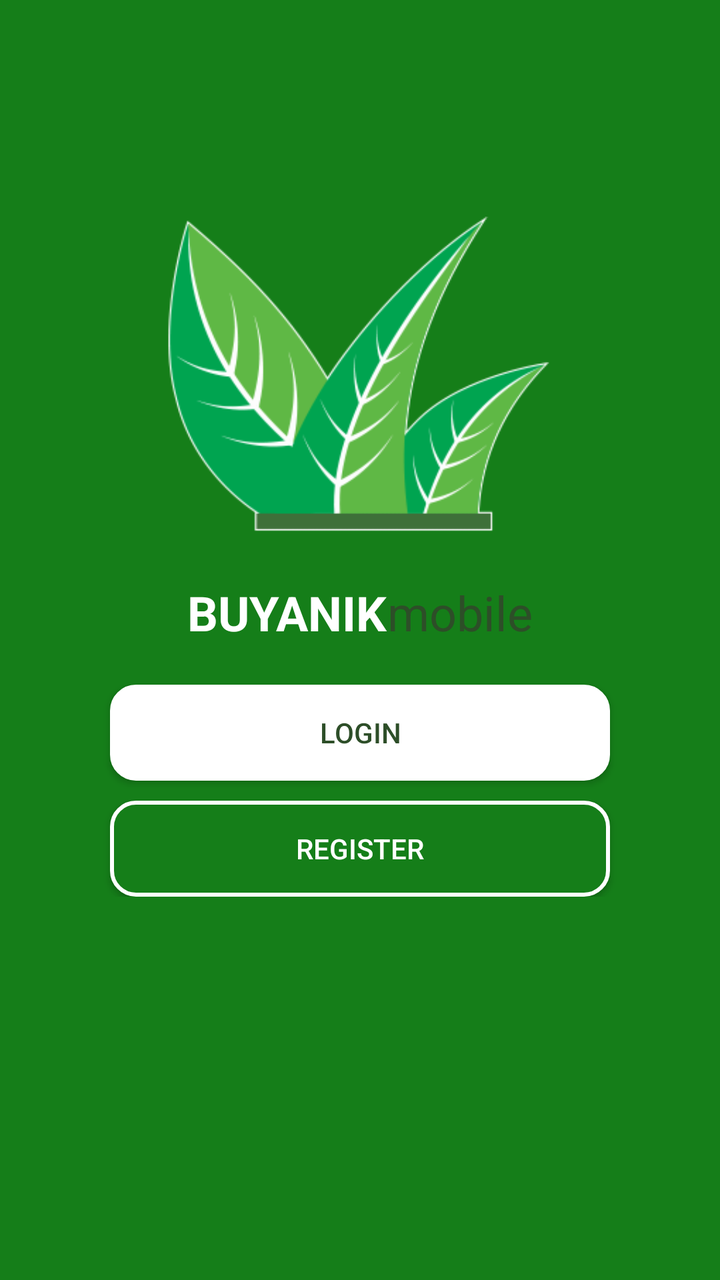
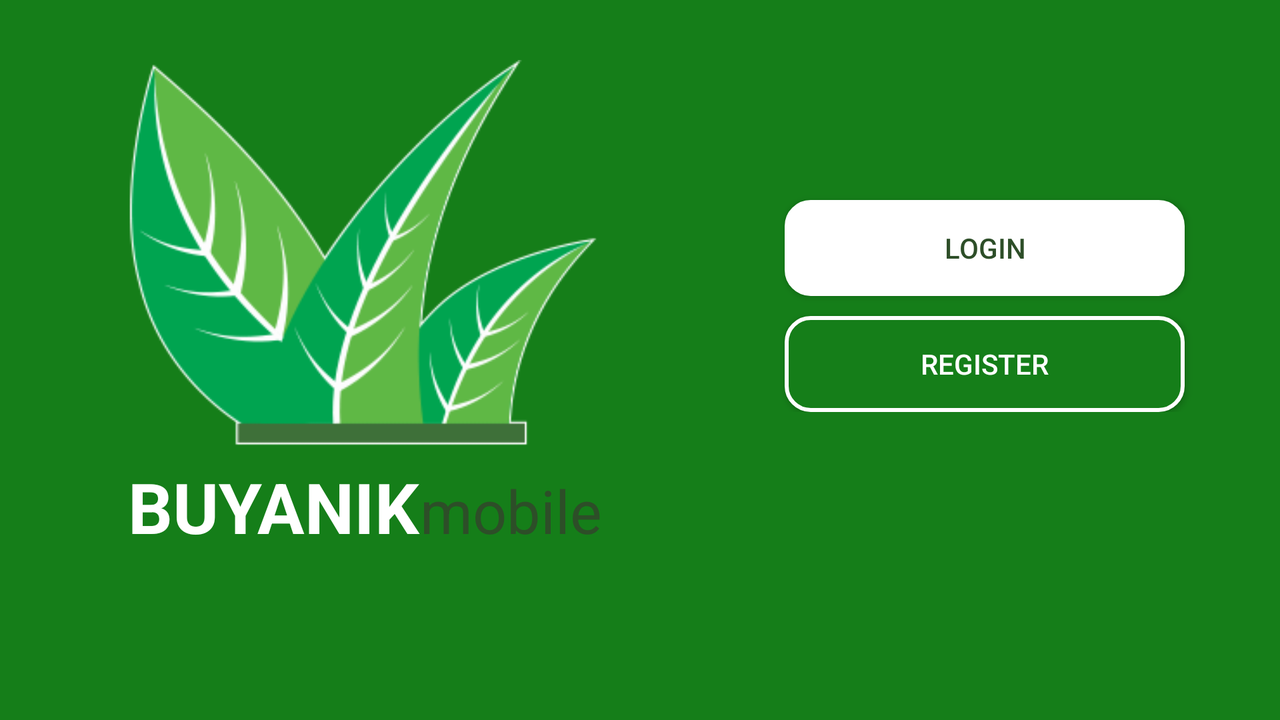

The same Android screen from two of the app's own layout files: first res/layout/ as a phone draws it, then the repository's variant for another configuration, drawn on a device whose configuration selects that folder. Both files follow.
<!-- AndroidManifest.xml: application theme AppTheme -->
<!-- res/layout/activity_main.xml -->
<?xml version="1.0" encoding="utf-8"?>
<ScrollView
    xmlns:android="http://schemas.android.com/apk/res/android"
    android:layout_height="match_parent"
    android:layout_width="match_parent"
    android:orientation="vertical"
    android:background="#157e19">

    <LinearLayout
        android:layout_width="match_parent"
        android:layout_height="match_parent"
        android:orientation="vertical">

        <LinearLayout
            android:layout_gravity="center"
            android:layout_marginTop="90dp"
            android:layout_width="wrap_content"
            android:layout_height="wrap_content"
            >

            <ImageView
                android:layout_width="200dp"
                android:layout_height="200dp"
                android:src="@drawable/daun"
                />

        </LinearLayout>

        <LinearLayout
            android:layout_gravity="center"
            android:layout_width="wrap_content"
            android:layout_height="wrap_content">

            <TextView
                android:textColor="#ffffff"
                android:layout_width="wrap_content"
                android:layout_height="wrap_content"
                android:text="BUYANIK"
                style="@style/Base.TextAppearance.AppCompat.Headline"
                android:textStyle="bold"/>

            <TextView
                android:textColor="#2d4e28"
                android:layout_width="wrap_content"
                android:layout_height="wrap_content"
                android:text="mobile"
                style="@style/Base.TextAppearance.AppCompat.Headline"/>

        </LinearLayout>

        <Button
            android:id="@+id/btn_login"
            android:background="@drawable/button_new2"
            android:layout_marginTop="20dp"
            android:layout_marginBottom="10dp"
            android:layout_gravity="center"
            android:layout_width="250dp"
            android:layout_height="wrap_content"
            android:text="login"
            android:textColor="#2d4e28"/>

        <Button
            android:id="@+id/btn_register"
            android:background="@drawable/button_new"
            android:layout_gravity="center"
            android:layout_width="250dp"
            android:layout_height="wrap_content"
            android:textColor="#FFFF"
            android:text="register" />

    </LinearLayout>

</ScrollView>
<!-- resources referenced by this layout -->
<resources>
  <!-- drawable button_new (drawable) -->
  <?xml version="1.0" encoding="utf-8"?>
  <shape
      xmlns:android="http://schemas.android.com/apk/res/android"
      android:shape="rectangle"
      >
  
      <solid
          android:color="#157e19">
      </solid>
  
      <corners
          android:radius="12dp">
      </corners>
  
      <stroke
          android:color="#FFFF"
          android:width="2dp">
      </stroke>
  
  </shape>
  <!-- drawable button_new2 (drawable) -->
  <?xml version="1.0" encoding="utf-8"?>
  <shape
      xmlns:android="http://schemas.android.com/apk/res/android"
      android:shape="rectangle"
      >
  
      <solid
          android:color="#FFFF">
      </solid>
  
      <corners
          android:radius="12dp">
      </corners>
  
      <stroke
          android:color="#FFFF"
          android:width="2dp">
      </stroke>
  
  </shape>
  <!-- drawable daun: png bitmap (drawable, 19264 bytes) -->
  <style name="AppTheme" parent="Theme.AppCompat.Light.NoActionBar">
          
          <item name="colorPrimary">@color/colorPrimary</item>
          <item name="colorPrimaryDark">@color/colorPrimaryDark</item>
          <item name="colorAccent">@color/colorAccent</item>
      </style>
  <color name="colorPrimary">#3F51B5</color>
  <color name="colorPrimaryDark">#157e19</color>
  <color name="colorAccent">#157e19</color>
</resources>
<!-- res/layout-land/activity_main.xml (the repository's variant of the layout above) -->
<!-- drawn on the phone turned sideways -->
<?xml version="1.0" encoding="utf-8"?>
<LinearLayout
    xmlns:android="http://schemas.android.com/apk/res/android"
    android:layout_height="match_parent"
    android:layout_width="match_parent"
    android:orientation="horizontal"
    android:background="#157e19">

    <LinearLayout
        android:layout_weight="1"
        android:layout_width="wrap_content"
        android:layout_height="wrap_content"
        android:orientation="vertical">

        <LinearLayout
            android:layout_gravity="center"
            android:layout_marginTop="30dp"
            android:layout_width="wrap_content"
            android:layout_height="wrap_content"
            >

            <ImageView
                android:layout_width="300dp"
                android:layout_height="200dp"
                android:src="@drawable/daun"
                />

        </LinearLayout>

        <LinearLayout
            android:layout_gravity="center"
            android:layout_width="wrap_content"
            android:layout_height="wrap_content">

            <TextView
                android:textColor="#ffffff"
                android:layout_width="wrap_content"
                android:layout_height="wrap_content"
                android:text="BUYANIK"
                android:textSize="35dp"
                style="@style/Base.TextAppearance.AppCompat.Headline"
                android:textStyle="bold"/>

            <TextView
                android:textColor="#2d4e28"
                android:layout_width="wrap_content"
                android:layout_height="wrap_content"
                android:text="mobile"
                android:textSize="30dp"
                style="@style/Base.TextAppearance.AppCompat.Headline"/>

        </LinearLayout>



    </LinearLayout>


    <LinearLayout
        android:layout_marginTop="80dp"
        android:orientation="vertical"
        android:layout_weight="1"
        android:layout_width="wrap_content"
        android:layout_height="wrap_content">

        <Button
            android:layout_marginRight="10dp"
            android:id="@+id/btn_login"
            android:background="@drawable/button_new2"
            android:layout_marginTop="20dp"
            android:layout_marginBottom="10dp"
            android:layout_gravity="center"
            android:layout_width="200dp"
            android:layout_height="wrap_content"
            android:text="login"
            android:textColor="#2d4e28"/>

        <Button
            android:layout_marginRight="10dp"

            android:id="@+id/btn_register"
            android:background="@drawable/button_new"
            android:layout_gravity="center"
            android:layout_width="200dp"
            android:layout_height="wrap_content"
            android:textColor="#FFFF"
            android:text="register" />

    </LinearLayout>

</LinearLayout>
